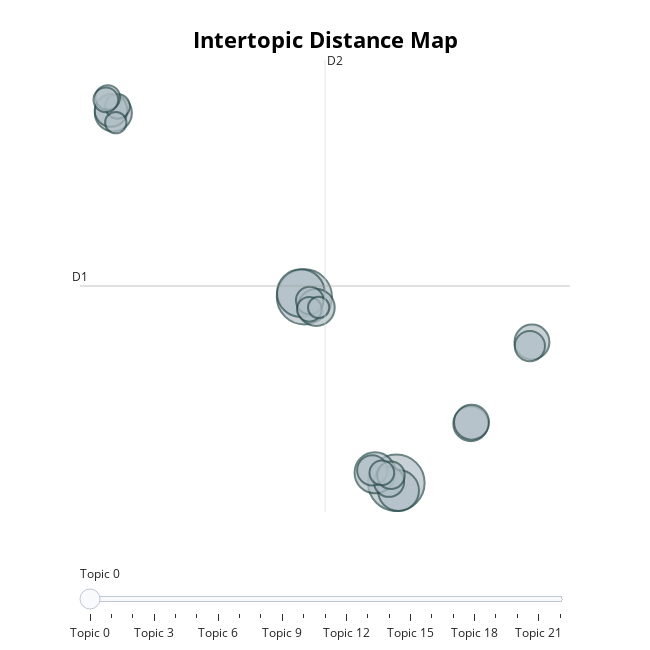

Source (notebook cell):
### Code cell
# run this cell to visualize the topics
topic_model.visualize_topics()

### Figure 1 — Plotly figure (JSON) as saved in the notebook; plotly's stock layout.template omitted (floating-point values rounded to 4 significant figures)
{"data": [{"customdata": [[0, "states | government | united | public | congress", 21], [1, "world | people | new | american | america", 20], [2, "america | people | americans | american | tonight", 15], [3, "government | work | great | public | law", 11], [4, "states | united | war | british | great", 11], [5, "states | united | government | constitution | state", 9], [6, "world | nations | soviet | peace | nation", 9], [7, "government | states | united | law | great", 8], [8, "government | states | law | united | gold", 8], [9, "america | jobs | americans | people | new", 8], [10, "states | government | constitution | united | congress", 7], [11, "states | government | constitution | country | general", 6], [12, "government | states | united | congress | department", 6], [13, "new | children | people | america | american", 6], [14, "years | peace | world | congress | year", 5], [15, "states | government | public | united | subject", 5], [16, "national | reduction | country | federal | years", 4], [17, "government | states | united | year | congress", 4], [18, "states | government | public | congress | united", 4], [19, "treaty | united | states | spain | year", 4], [20, "congress | states | year | june | government", 4], [21, "economic | world | program | federal | nations", 3], [22, "states | united | congress | vessels | great", 3]], "hovertemplate": "<b>Topic %{customdata[0]}</b><br>%{customdata[1]}<br>Size: %{customdata[2]}", "legendgroup": "", "marker": {"color": "#B0BEC5", "line": {"color": "DarkSlateGrey", "width": 2}, "size": [21, 20, 15, 11, 11, 9, 9, 8, 8, 8, 7, 6, 6, 6, 5, 5, 4, 4, 4, 4, 4, 3, 3], "sizemode": "area", "sizeref": 0.01312, "symbol": "circle"}, "mode": "markers", "name": "", "orientation": "v", "showlegend": false, "type": "scatter", "x": [9.588, 2.122, 1.844, 9.766, 7.859, -13.39, 3.082, 15.63, 15.7, 20.6, -13.57, 8.995, 7.634, 20.43, 2.559, 9.149, 2.526, -13.04, 8.412, -13.85, -13.99, 3.283, -13.19], "xaxis": "x", "y": [-5.683, 2.136, 2.291, -6.008, -5.261, 9.866, 1.689, -3.197, -3.135, 0.2362, 9.973, -5.638, -5.158, 0.06604, 1.984, -5.366, 1.612, 10.15, -5.263, 10.52, 10.42, 1.689, 9.46], "yaxis": "y"}], "layout": {"annotations": [{"showarrow": false, "text": "D1", "x": -16.09, "y": 2.592, "yshift": 10}, {"showarrow": false, "text": "D2", "x": 3.798, "xshift": 10, "y": 12.09}], "height": 650, "hoverlabel": {"bgcolor": "white", "font": {"family": "Rockwell", "size": 16}}, "legend": {"itemsizing": "constant", "tracegroupgap": 0}, "margin": {"t": 60}, "shapes": [{"line": {"color": "#CFD8DC", "width": 2}, "type": "line", "x0": 3.798, "x1": 3.798, "y0": -6.91, "y1": 12.09}, {"line": {"color": "#9E9E9E", "width": 2}, "type": "line", "x0": -16.09, "x1": 23.69, "y0": 2.592, "y1": 2.592}], "sliders": [{"active": 0, "pad": {"t": 50}, "steps": [{"args": [{"marker.color": [["red", "#B0BEC5", "#B0BEC5", "#B0BEC5", "#B0BEC5", "#B0BEC5", "#B0BEC5", "#B0BEC5", "#B0BEC5", "#B0BEC5", "#B0BEC5", "#B0BEC5", "#B0BEC5", "#B0BEC5", "#B0BEC5", "#B0BEC5", "#B0BEC5", "#B0BEC5", "#B0BEC5", "#B0BEC5", "#B0BEC5", "#B0BEC5", "#B0BEC5"]]}], "label": "Topic 0", "method": "update"}, {"args": [{"marker.color": [["#B0BEC5", "red", "#B0BEC5", "#B0BEC5", "#B0BEC5", "#B0BEC5", "#B0BEC5", "#B0BEC5", "#B0BEC5", "#B0BEC5", "#B0BEC5", "#B0BEC5", "#B0BEC5", "#B0BEC5", "#B0BEC5", "#B0BEC5", "#B0BEC5", "#B0BEC5", "#B0BEC5", "#B0BEC5", "#B0BEC5", "#B0BEC5", "#B0BEC5"]]}], "label": "Topic 1", "method": "update"}, {"args": [{"marker.color": [["#B0BEC5", "#B0BEC5", "red", "#B0BEC5", "#B0BEC5", "#B0BEC5", "#B0BEC5", "#B0BEC5", "#B0BEC5", "#B0BEC5", "#B0BEC5", "#B0BEC5", "#B0BEC5", "#B0BEC5", "#B0BEC5", "#B0BEC5", "#B0BEC5", "#B0BEC5", "#B0BEC5", "#B0BEC5", "#B0BEC5", "#B0BEC5", "#B0BEC5"]]}], "label": "Topic 2", "method": "update"}, {"args": [{"marker.color": [["#B0BEC5", "#B0BEC5", "#B0BEC5", "red", "#B0BEC5", "#B0BEC5", "#B0BEC5", "#B0BEC5", "#B0BEC5", "#B0BEC5", "#B0BEC5", "#B0BEC5", "#B0BEC5", "#B0BEC5", "#B0BEC5", "#B0BEC5", "#B0BEC5", "#B0BEC5", "#B0BEC5", "#B0BEC5", "#B0BEC5", "#B0BEC5", "#B0BEC5"]]}], "label": "Topic 3", "method": "update"}, {"args": [{"marker.color": [["#B0BEC5", "#B0BEC5", "#B0BEC5", "#B0BEC5", "red", "#B0BEC5", "#B0BEC5", "#B0BEC5", "#B0BEC5", "#B0BEC5", "#B0BEC5", "#B0BEC5", "#B0BEC5", "#B0BEC5", "#B0BEC5", "#B0BEC5", "#B0BEC5", "#B0BEC5", "#B0BEC5", "#B0BEC5", "#B0BEC5", "#B0BEC5", "#B0BEC5"]]}], "label": "Topic 4", "method": "update"}, {"args": [{"marker.color": [["#B0BEC5", "#B0BEC5", "#B0BEC5", "#B0BEC5", "#B0BEC5", "red", "#B0BEC5", "#B0BEC5", "#B0BEC5", "#B0BEC5", "#B0BEC5", "#B0BEC5", "#B0BEC5", "#B0BEC5", "#B0BEC5", "#B0BEC5", "#B0BEC5", "#B0BEC5", "#B0BEC5", "#B0BEC5", "#B0BEC5", "#B0BEC5", "#B0BEC5"]]}], "label": "Topic 5", "method": "update"}, {"args": [{"marker.color": [["#B0BEC5", "#B0BEC5", "#B0BEC5", "#B0BEC5", "#B0BEC5", "#B0BEC5", "red", "#B0BEC5", "#B0BEC5", "#B0BEC5", "#B0BEC5", "#B0BEC5", "#B0BEC5", "#B0BEC5", "#B0BEC5", "#B0BEC5", "#B0BEC5", "#B0BEC5", "#B0BEC5", "#B0BEC5", "#B0BEC5", "#B0BEC5", "#B0BEC5"]]}], "label": "Topic 6", "method": "update"}, {"args": [{"marker.color": [["#B0BEC5", "#B0BEC5", "#B0BEC5", "#B0BEC5", "#B0BEC5", "#B0BEC5", "#B0BEC5", "red", "#B0BEC5", "#B0BEC5", "#B0BEC5", "#B0BEC5", "#B0BEC5", "#B0BEC5", "#B0BEC5", "#B0BEC5", "#B0BEC5", "#B0BEC5", "#B0BEC5", "#B0BEC5", "#B0BEC5", "#B0BEC5", "#B0BEC5"]]}], "label": "Topic 7", "method": "update"}, {"args": [{"marker.color": [["#B0BEC5", "#B0BEC5", "#B0BEC5", "#B0BEC5", "#B0BEC5", "#B0BEC5", "#B0BEC5", "#B0BEC5", "red", "#B0BEC5", "#B0BEC5", "#B0BEC5", "#B0BEC5", "#B0BEC5", "#B0BEC5", "#B0BEC5", "#B0BEC5", "#B0BEC5", "#B0BEC5", "#B0BEC5", "#B0BEC5", "#B0BEC5", "#B0BEC5"]]}], "label": "Topic 8", "method": "update"}, {"args": [{"marker.color": [["#B0BEC5", "#B0BEC5", "#B0BEC5", "#B0BEC5", "#B0BEC5", "#B0BEC5", "#B0BEC5", "#B0BEC5", "#B0BEC5", "red", "#B0BEC5", "#B0BEC5", "#B0BEC5", "#B0BEC5", "#B0BEC5", "#B0BEC5", "#B0BEC5", "#B0BEC5", "#B0BEC5", "#B0BEC5", "#B0BEC5", "#B0BEC5", "#B0BEC5"]]}], "label": "Topic 9", "method": "update"}, {"args": [{"marker.color": [["#B0BEC5", "#B0BEC5", "#B0BEC5", "#B0BEC5", "#B0BEC5", "#B0BEC5", "#B0BEC5", "#B0BEC5", "#B0BEC5", "#B0BEC5", "red", "#B0BEC5", "#B0BEC5", "#B0BEC5", "#B0BEC5", "#B0BEC5", "#B0BEC5", "#B0BEC5", "#B0BEC5", "#B0BEC5", "#B0BEC5", "#B0BEC5", "#B0BEC5"]]}], "label": "Topic 10", "method": "update"}, {"args": [{"marker.color": [["#B0BEC5", "#B0BEC5", "#B0BEC5", "#B0BEC5", "#B0BEC5", "#B0BEC5", "#B0BEC5", "#B0BEC5", "#B0BEC5", "#B0BEC5", "#B0BEC5", "red", "#B0BEC5", "#B0BEC5", "#B0BEC5", "#B0BEC5", "#B0BEC5", "#B0BEC5", "#B0BEC5", "#B0BEC5", "#B0BEC5", "#B0BEC5", "#B0BEC5"]]}], "label": "Topic 11", "method": "update"}, {"args": [{"marker.color": [["#B0BEC5", "#B0BEC5", "#B0BEC5", "#B0BEC5", "#B0BEC5", "#B0BEC5", "#B0BEC5", "#B0BEC5", "#B0BEC5", "#B0BEC5", "#B0BEC5", "#B0BEC5", "red", "#B0BEC5", "#B0BEC5", "#B0BEC5", "#B0BEC5", "#B0BEC5", "#B0BEC5", "#B0BEC5", "#B0BEC5", "#B0BEC5", "#B0BEC5"]]}], "label": "Topic 12", "method": "update"}, {"args": [{"marker.color": [["#B0BEC5", "#B0BEC5", "#B0BEC5", "#B0BEC5", "#B0BEC5", "#B0BEC5", "#B0BEC5", "#B0BEC5", "#B0BEC5", "#B0BEC5", "#B0BEC5", "#B0BEC5", "#B0BEC5", "red", "#B0BEC5", "#B0BEC5", "#B0BEC5", "#B0BEC5", "#B0BEC5", "#B0BEC5", "#B0BEC5", "#B0BEC5", "#B0BEC5"]]}], "label": "Topic 13", "method": "update"}, {"args": [{"marker.color": [["#B0BEC5", "#B0BEC5", "#B0BEC5", "#B0BEC5", "#B0BEC5", "#B0BEC5", "#B0BEC5", "#B0BEC5", "#B0BEC5", "#B0BEC5", "#B0BEC5", "#B0BEC5", "#B0BEC5", "#B0BEC5", "red", "#B0BEC5", "#B0BEC5", "#B0BEC5", "#B0BEC5", "#B0BEC5", "#B0BEC5", "#B0BEC5", "#B0BEC5"]]}], "label": "Topic 14", "method": "update"}, {"args": [{"marker.color": [["#B0BEC5", "#B0BEC5", "#B0BEC5", "#B0BEC5", "#B0BEC5", "#B0BEC5", "#B0BEC5", "#B0BEC5", "#B0BEC5", "#B0BEC5", "#B0BEC5", "#B0BEC5", "#B0BEC5", "#B0BEC5", "#B0BEC5", "red", "#B0BEC5", "#B0BEC5", "#B0BEC5", "#B0BEC5", "#B0BEC5", "#B0BEC5", "#B0BEC5"]]}], "label": "Topic 15", "method": "update"}, {"args": [{"marker.color": [["#B0BEC5", "#B0BEC5", "#B0BEC5", "#B0BEC5", "#B0BEC5", "#B0BEC5", "#B0BEC5", "#B0BEC5", "#B0BEC5", "#B0BEC5", "#B0BEC5", "#B0BEC5", "#B0BEC5", "#B0BEC5", "#B0BEC5", "#B0BEC5", "red", "#B0BEC5", "#B0BEC5", "#B0BEC5", "#B0BEC5", "#B0BEC5", "#B0BEC5"]]}], "label": "Topic 16", "method": "update"}, {"args": [{"marker.color": [["#B0BEC5", "#B0BEC5", "#B0BEC5", "#B0BEC5", "#B0BEC5", "#B0BEC5", "#B0BEC5", "#B0BEC5", "#B0BEC5", "#B0BEC5", "#B0BEC5", "#B0BEC5", "#B0BEC5", "#B0BEC5", "#B0BEC5", "#B0BEC5", "#B0BEC5", "red", "#B0BEC5", "#B0BEC5", "#B0BEC5", "#B0BEC5", "#B0BEC5"]]}], "label": "Topic 17", "method": "update"}, {"args": [{"marker.color": [["#B0BEC5", "#B0BEC5", "#B0BEC5", "#B0BEC5", "#B0BEC5", "#B0BEC5", "#B0BEC5", "#B0BEC5", "#B0BEC5", "#B0BEC5", "#B0BEC5", "#B0BEC5", "#B0BEC5", "#B0BEC5", "#B0BEC5", "#B0BEC5", "#B0BEC5", "#B0BEC5", "red", "#B0BEC5", "#B0BEC5", "#B0BEC5", "#B0BEC5"]]}], "label": "Topic 18", "method": "update"}, {"args": [{"marker.color": [["#B0BEC5", "#B0BEC5", "#B0BEC5", "#B0BEC5", "#B0BEC5", "#B0BEC5", "#B0BEC5", "#B0BEC5", "#B0BEC5", "#B0BEC5", "#B0BEC5", "#B0BEC5", "#B0BEC5", "#B0BEC5", "#B0BEC5", "#B0BEC5", "#B0BEC5", "#B0BEC5", "#B0BEC5", "red", "#B0BEC5", "#B0BEC5", "#B0BEC5"]]}], "label": "Topic 19", "method": "update"}, {"args": [{"marker.color": [["#B0BEC5", "#B0BEC5", "#B0BEC5", "#B0BEC5", "#B0BEC5", "#B0BEC5", "#B0BEC5", "#B0BEC5", "#B0BEC5", "#B0BEC5", "#B0BEC5", "#B0BEC5", "#B0BEC5", "#B0BEC5", "#B0BEC5", "#B0BEC5", "#B0BEC5", "#B0BEC5", "#B0BEC5", "#B0BEC5", "red", "#B0BEC5", "#B0BEC5"]]}], "label": "Topic 20", "method": "update"}, {"args": [{"marker.color": [["#B0BEC5", "#B0BEC5", "#B0BEC5", "#B0BEC5", "#B0BEC5", "#B0BEC5", "#B0BEC5", "#B0BEC5", "#B0BEC5", "#B0BEC5", "#B0BEC5", "#B0BEC5", "#B0BEC5", "#B0BEC5", "#B0BEC5", "#B0BEC5", "#B0BEC5", "#B0BEC5", "#B0BEC5", "#B0BEC5", "#B0BEC5", "red", "#B0BEC5"]]}], "label": "Topic 21", "method": "update"}, {"args": [{"marker.color": [["#B0BEC5", "#B0BEC5", "#B0BEC5", "#B0BEC5", "#B0BEC5", "#B0BEC5", "#B0BEC5", "#B0BEC5", "#B0BEC5", "#B0BEC5", "#B0BEC5", "#B0BEC5", "#B0BEC5", "#B0BEC5", "#B0BEC5", "#B0BEC5", "#B0BEC5", "#B0BEC5", "#B0BEC5", "#B0BEC5", "#B0BEC5", "#B0BEC5", "red"]]}], "label": "Topic 22", "method": "update"}]}], "title": {"font": {"color": "Black", "size": 22}, "text": "<b>Intertopic Distance Map</b>", "x": 0.5, "xanchor": "center", "y": 0.95, "yanchor": "top"}, "width": 650, "xaxis": {"anchor": "y", "domain": [0, 1], "range": [-16.09, 23.69], "title": {"text": ""}, "visible": false}, "yaxis": {"anchor": "x", "domain": [0, 1], "range": [-6.91, 12.09], "title": {"text": ""}, "visible": false}}}
